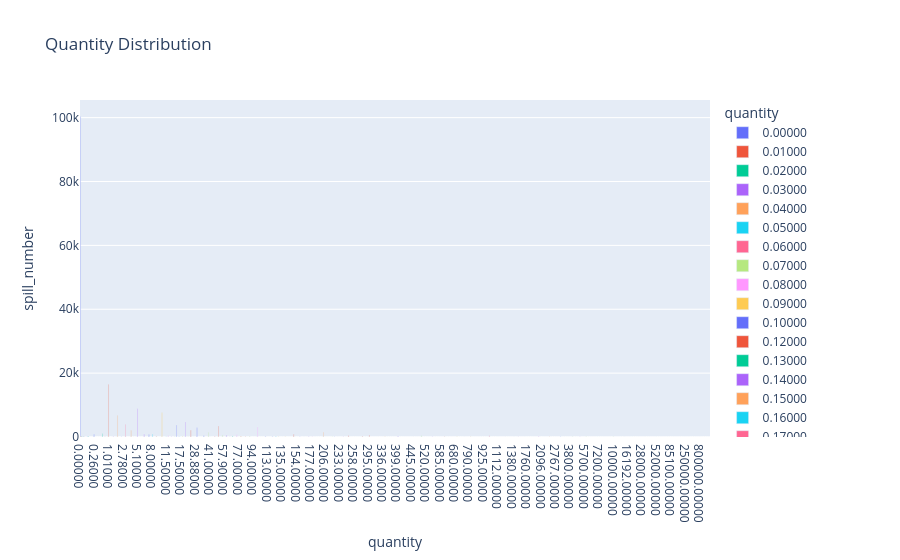

Write notebook code for a chart like this one.
### Markdown cell above
#### Quantity Distribution

### Code cell
eda_data_quantity_dist = eda_data_quantity[['spill_number', 'quantity']]
eda_data_quantity_dist = eda_data_quantity_dist.groupby('quantity').count().reset_index()
eda_data_quantity_dist['quantity'] = eda_data_quantity_dist['quantity'].apply("{0:.5f}".format)
fig = px.bar(eda_data_quantity_dist, x="quantity", y="spill_number",color='quantity', title="Quantity Distribution")
fig.write_html('{}/{}.html'.format('images/', 'Quantity Distribution'))
fig.show()
